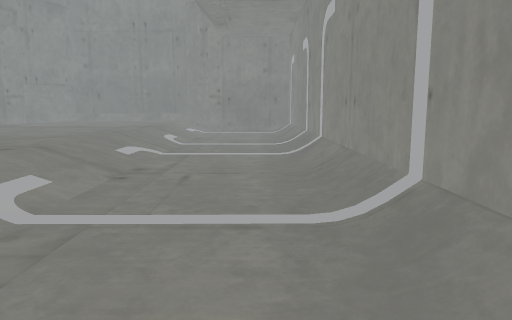
view 1 (above)

16 first-person views from a walk through a Unity game level. The camera is 1.2 m above the floor, tilts 8° down and sees 70° across. The floor is counted in squares, 1 m on a side. Each view is taken from the middle of a square. On the plan, view 1 faces up. The plan holds only what a view shows up to about 15 squares ahead; the rest is blank. The place goes on beyond the plan. The player is left out.

view 2
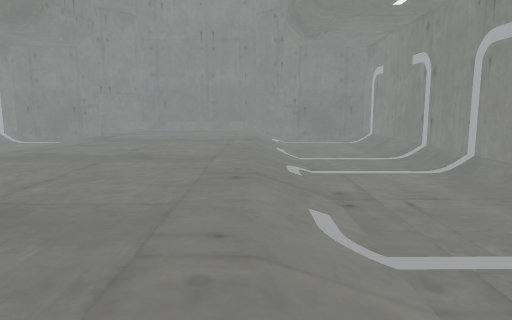

view 3
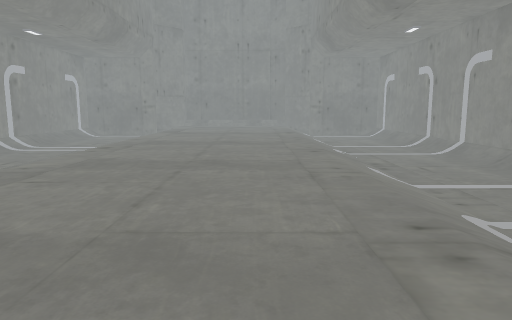

view 4
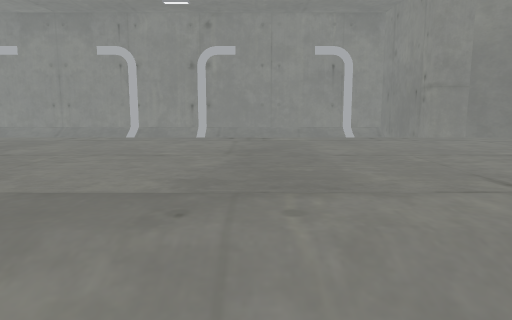

view 5
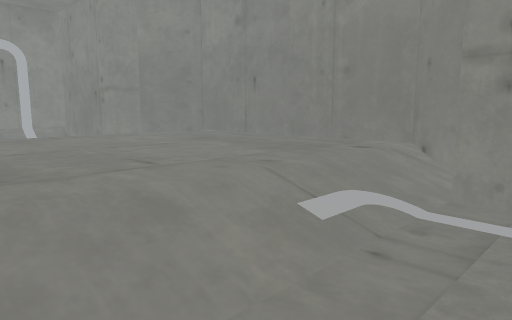

view 6
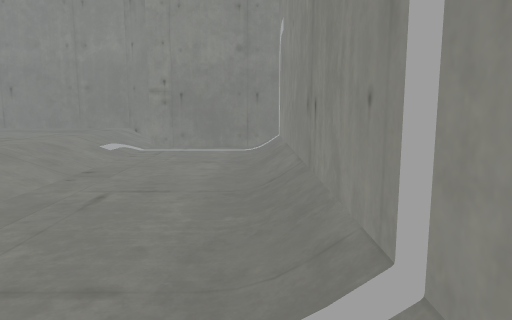

view 7
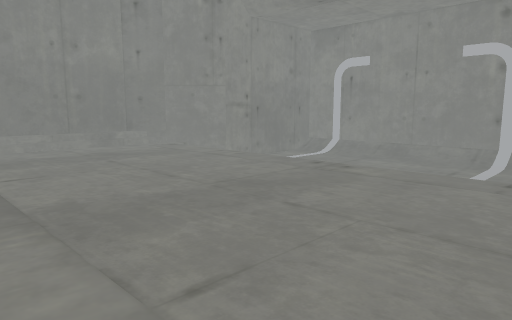

view 8
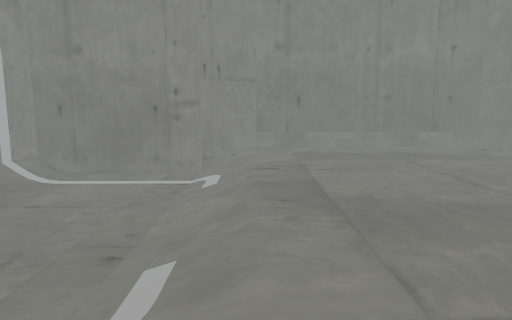

view 9
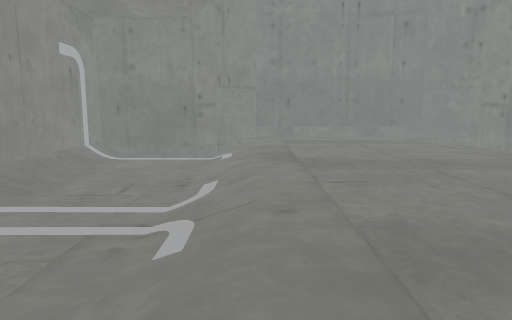

view 10
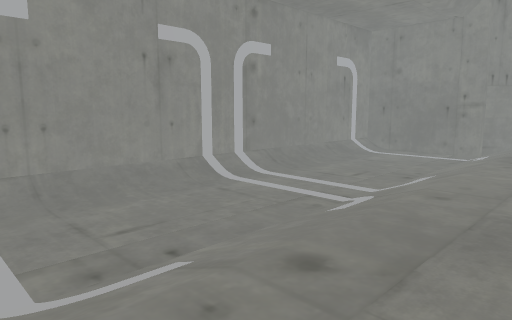

view 11
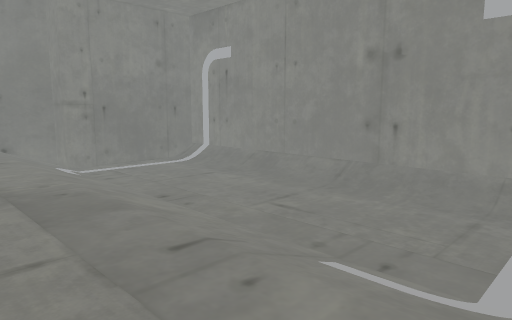

view 12
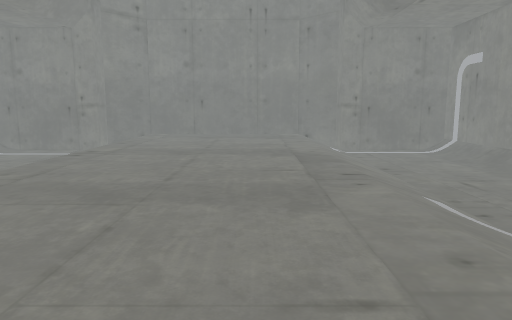

view 13
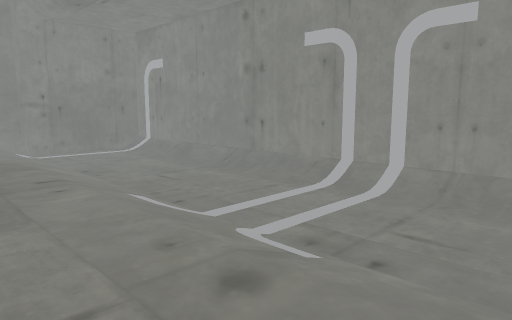

view 14
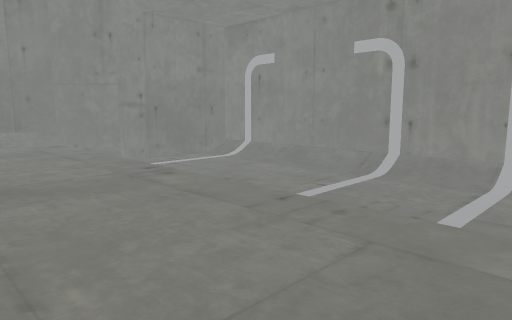

view 15
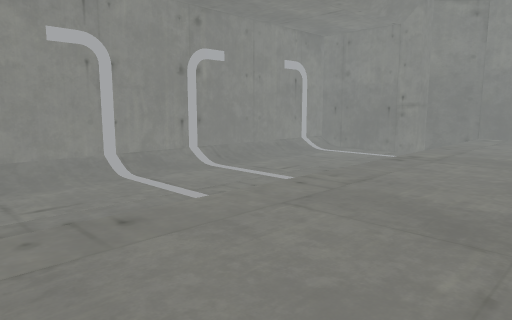

view 16
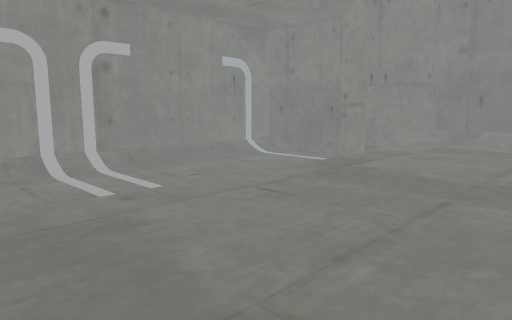

### Floor plan
Key: @ floor where view 1 was taken; # wall or solid block; . main floor; - floor 0.5 m lower than the main floor; / step, stairs or slope.
Columns run from 17 left of view 1 to 2 right of it. Each row starts with its distance up from view 1.
 23       ########
 22      ##//////##
 21     ##........##
 20 #####/......../#####
 19 #/---/........ ---/#
 18 #/---/........ ---/#
 17 #/---/........ ---/#
 16 #/---/........ ---/#
 15 #/---/......../---/#
 14 #/---/......../---/#
 13 #/---/......../---/#
 12 #/---/......../---/#
 11 #/---/......../---/#
 10 #/---/......../---/#
  9 #/---/......../---/#
  8 #/---/......../---/#
  7 #/---/......../---/#
  6 #/---/......../---/#
  5 #/---/......../---/#
  4 #/---/......../---/#
  3 #/---/......../---/#
  2 #/---/......../---/#
  1 #/---/......../---/#
  0 #/---/......../--@/#
 -1 #/---/........ ---/#
 -2 #/---/........ ---/#
 -3 #/---/........ ---/#
 -4 #/---/........ ---/#
 -5 #/---/........ ---/#
 -6 #####/......../#####
 -7     ##........##
 -8      ##......##
 -9       ########

Positions as (right, up) in squares from view 1, and headings:
1: (0, 0), facing up
2: (-4, 0), facing up
3: (-6, -4), facing up
4: (-13, -1), facing right
5: (-14, -1), facing down-right
6: (-16, 6), facing down
7: (-11, 10), facing up-right
8: (-11, 10), facing up
9: (-11, 6), facing up
10: (-9, 5), facing up-left
11: (-9, 5), facing down-left
12: (-9, 9), facing down
13: (-9, 9), facing down-left
14: (-8, 8), facing up-right
15: (-8, 8), facing down-right
16: (-6, 8), facing up-left
